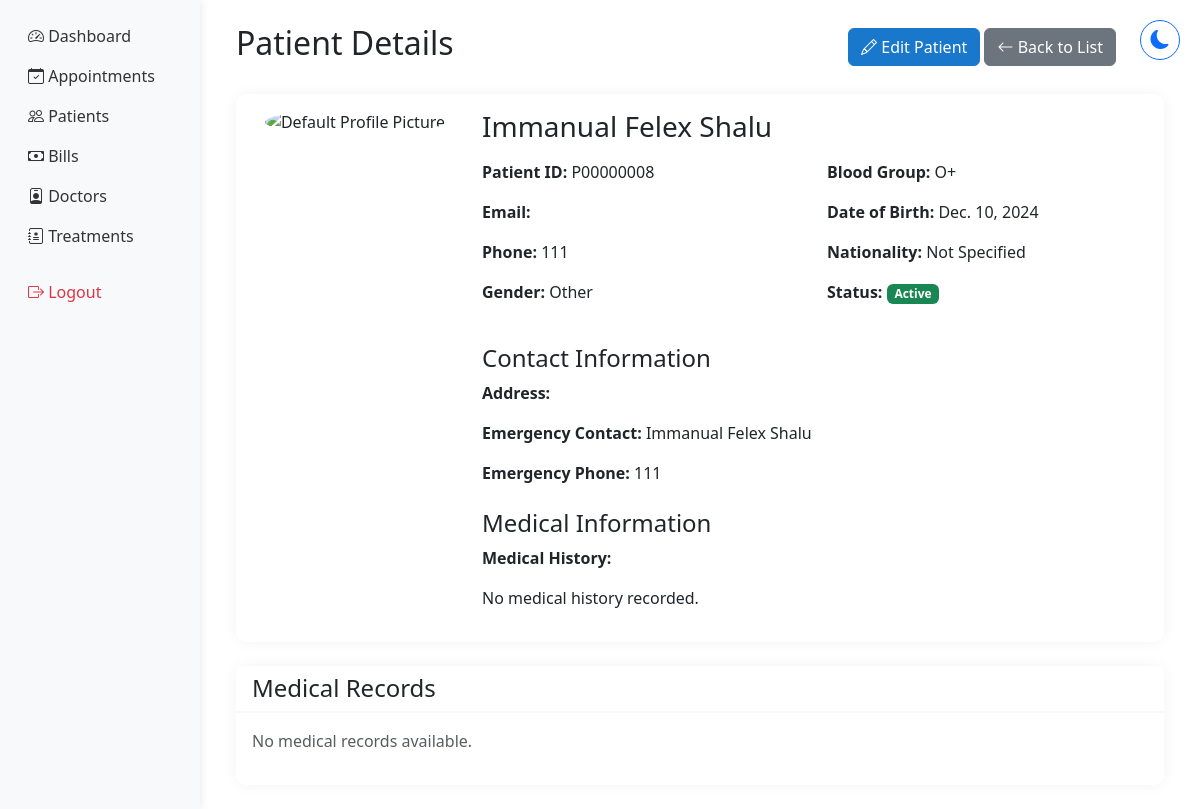
The app's page /patients/9/view/ (signed in) with its own data.
### hmsapp/models.py (models this page shows, shortened)
class Patient(models.Model):
    BLOOD_GROUPS = [
        ('A+', 'A+'), ('A-', 'A-'),
        ('B+', 'B+'), ('B-', 'B-'),
        ('O+', 'O+'), ('O-', 'O-'),
        ('AB+', 'AB+'), ('AB-', 'AB-'),
    ]
    GENDER_CHOICES = [
        ('MALE', 'Male'),
        ('FEMALE', 'Female'),
        ('OTHER', 'Other'),
    ]
    user = models.OneToOneField(User, on_delete=models.CASCADE)  # Changed to OneToOneField
    patient_name = models.CharField(max_length=100)  # Removed blank=True
    date_of_birth = models.DateField()
    blood_group = models.CharField(max_length=5, choices=BLOOD_GROUPS)  # Added choices
    gender = models.CharField(max_length=10, choices=GENDER_CHOICES)  # Added choices
    nationality = models.CharField(max_length=50)
    referred_by = models.CharField(max_length=100, blank=True)
    phone_number = models.CharField(max_length=15, validators=[phone_regex])
    address = models.TextField(blank=True)
    emergency_contact_name = models.CharField(max_length=100)
    emergency_contact_phone = models.CharField(max_length=15, validators=[phone_regex])
    medical_history = models.TextField(blank=True)
    drug_allergies = models.TextField(blank=True)
    food_allergies = models.TextField(blank=True)
    created_at = models.DateTimeField(auto_now_add=True)
    updated_at = models.DateTimeField(auto_now=True)
    patient_id = models.CharField(max_length=9, unique=True, blank=True)
    profile_picture = models.ImageField(
        upload_to='patients/profile_pics/',
        null=True,
        blank=True,
        validators=[FileExtensionValidator(['jpg', 'jpeg', 'png'])]
    )
    age = models.IntegerField(null=True, blank=True)

### hmsapp/views.py (the view)
# urls.py: path('patients/<int:patient_id>/view/', views.view_patient, name='view_patient'),
@login_required
@user_passes_test(lambda u: u.groups.filter(name__in=['Staff', 'Administrators', 'Doctors']).exists())
def view_patient(request, patient_id):
    patient = get_object_or_404(Patient, id=patient_id)
    medical_records = MedicalRecord.objects.filter(patient=patient).order_by('-record_date')
    context = {
        'patient': patient,
        'medical_records': medical_records
    }
    return render(request, 'shared/view_patient.html', context)

### hmsapp/context_processors.py (called while the page is built)
def base_template(request):
    if request.user.is_authenticated:
        if request.user.groups.filter(name='Doctors').exists():
            base_template = 'doctor/base_doctor.html'
        elif request.user.groups.filter(name='Administrators').exists():
            base_template = 'hosp_admin/base_admin.html'
        else:
            base_template = 'staff/base_staff.html'
    else:
        base_template = 'staff/base_staff.html'
    return {'base_template': base_template}

### hmsapp/templates/shared/view_patient.html (shortened to what this page needs)
{% extends base_template %}
{% load static %}
{% block content %}
<div class="container py-4">
    <div class="d-flex justify-content-between align-items-center mb-4 me-5">
        <h2>Patient Details</h2>
        <div>
            <a href="{% url 'edit_patient' patient.id %}" class="btn btn-primary">
                <i class="bi bi-pencil"></i> Edit Patient
            </a>
            <a href="{% url 'manage_patients' %}" class="btn btn-secondary">
                <i class="bi bi-arrow-left"></i> Back to List
            </a>
        </div>
    </div>
    <div class="card">
        <div class="card-body">
            <div class="row">
                <div class="col-md-3 text-center mb-4">
                    {% if patient.profile_picture %}
                    <img src="{{ patient.profile_picture.url }}" alt="Profile Picture"
                         class="img-fluid rounded-circle mb-3" style="max-width: 200px;">
                    {% else %}
                    <img src="{% static 'images/default-profile.png' %}" alt="Default Profile Picture"
                         class="img-fluid rounded-circle mb-3" style="max-width: 200px;">
                    {% endif %}
                </div>
                <div class="col-md-9">
                    <h3 class="mb-3">{{ patient.patient_name }}</h3>
                    <div class="row">
                        <div class="col-md-6">
                            <p><strong>Patient ID:</strong> {{ patient.patient_id }}</p>
                            <p><strong>Email:</strong> {{ patient.user.email }}</p>
                            <p><strong>Phone:</strong> {{ patient.phone_number }}</p>
                            <p><strong>Gender:</strong> {{ patient.get_gender_display }}</p>
                        </div>
                        <div class="col-md-6">
                            <p><strong>Blood Group:</strong> {{ patient.blood_group }}</p>
                            <p><strong>Date of Birth:</strong> {{ patient.date_of_birth }}</p>
                            <p><strong>Nationality:</strong> {{ patient.nationality }}</p>
                            <p><strong>Status:</strong>
                                <span class="badge {% if patient.user.is_active %}bg-success{% else %}bg-danger{% endif %}">
                                    {{ patient.user.is_active|yesno:"Active,Inactive" }}
                                </span>
                            </p>
                        </div>
                    </div>
                    <div class="mt-4">
                        <h4>Contact Information</h4>
                        <p><strong>Address:</strong> {{ patient.address }}</p>
                        <p><strong>Emergency Contact:</strong> {{ patient.emergency_contact_name }}</p>
                        <p><strong>Emergency Phone:</strong> {{ patient.emergency_contact_phone }}</p>
                    </div>
                    <div class="mt-4">
                        <h4>Medical Information</h4>
                        <p><strong>Medical History:</strong></p>
                        <p>{{ patient.medical_history|default:"No medical history recorded." }}</p>
                    </div>
                </div>
            </div>
        </div>
    </div>
    <div class="card mt-4">
        <div class="card-header">
            <h4 class="mb-0">Medical Records</h4>
        </div>
        <div class="card-body">
            {% if medical_records %}
            <div class="table-responsive">
                <table class="table">
                    <thead>
                        <tr>
                            <th>Date</th>
                            <th>Description</th>
                            <th>Document</th>
                        </tr>
                    </thead>
                    <tbody>
                        {% for record in medical_records %}
                        <tr>
                            <td>{{ record.record_date }}</td>
                            <td>{{ record.description }}</td>
                            <td>
                                <a href="{{ record.document.url }}" class="btn btn-sm btn-primary" target="_blank">
                                    <i class="bi bi-file-earmark"></i> View
                                </a>
                            </td>
                        </tr>
                        {% endfor %}
                    </tbody>
                </table>
            </div>
            {% else %}
            <p class="text-muted">No medical records available.</p>
            {% endif %}
        </div>
    </div>
</div>
{% endblock %}

### hmsapp/templates/staff/base_staff.html (style rules this page uses)
.card { border: none; box-shadow: 0 0 15px rgba(0,0,0,0.05); border-radius: 10px; }
.card-header { background-color: white; border-bottom: 2px solid #f8f9fa; }
.btn-primary { background-color: #1977cc; border-color: #1977cc; }

### records on screen
Patient: patient_name "Immanual Felex Shalu", patient_id "P00000008", phone_number "111", gender "Other", blood_group "O+", date_of_birth "Dec. 10, 2024", nationality "Not Specified", user.is_active "Active", emergency_contact_name "Immanual Felex Shalu", emergency_contact_phone "111", medical_history "No medical history recorded."
